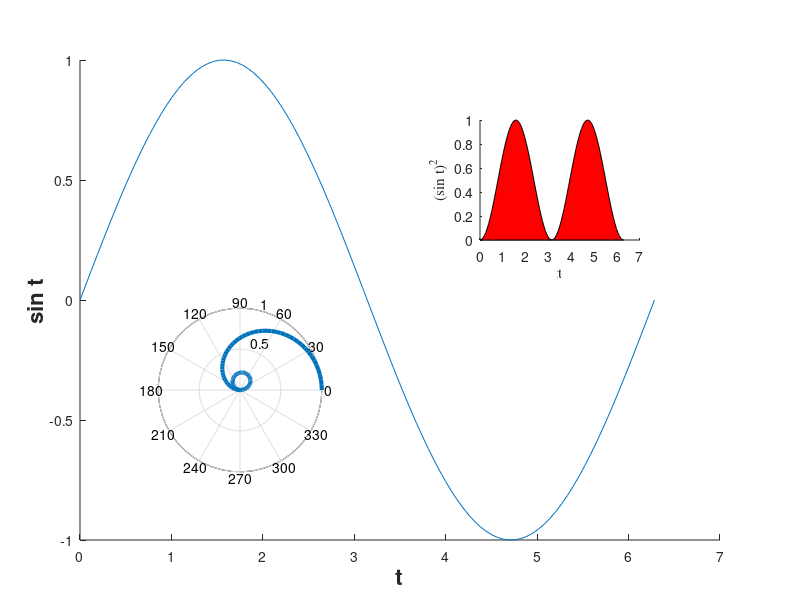

Recreate this plot in MATLAB.
% Example 1 : Placing insets

% the following script file shows hoe to create multiple 
% axes, size them, and place them so that they look like insets.

% INSETGRAPHICS: Example script for creating insets in plots
% -------------------------------------------------------------
%       Example of graphics placement with Handle Graphics
% ---------------------------------------------------------------

% clear the figure window
clf
% t(1) is set to a small number
t = linspace(0,2*pi) ; 
t(1) = eps ; 
y = sin(t) ;
% --------------

% place axes with width  .8 and
    %- height .8 at coordinates (.1,.1)
h1 = axes('position' , [0.1 0.1 .8 .8]) ;

% Turn the enclosing box off
plot(t,y) , xlabel('t') , ylabel('sin t')
% get the handle of 'xlabel' of the
set(h1, 'Box' , 'Off') ; 
%- current axes and assign to xh1
xh1 = get(gca,'xlabel') ;

set(xh1, 'fontsize' ,16,'fontweight','bold')
% change the attributes of 'xlabel'
% do the same with 'ylabel'
yh1 = get(gca,'ylabel') ;

set(yh1, 'fontsize' ,16,'fontweight','bold')

% place another axes on the same plot
% draw a filled polygon with red fill
h2 = axes('position' , [0.6 0.6 .2 .2]) ;
fill(t,y.^2,'r')
set(h2, 'Box' , 'Off') ;
xlabel('t') , ylabel('(sin t)^2')
set(get(h2,'xlabel'),'FontName','Times')
set(get(h2,'ylabel'),'FontName','Times')

% place yet another axes
h3 = axes('position' , [0.15 0.2 .3 .3]) ;
% make a polar plot
polar(t,y./t) ; 
% get the handle of all children
%- of the current axes
polarch = get(gca, 'children') ;
% set the line width of the first child
%- which is the line we plotted
set(polarch(1), 'linewidth' , 3)

%----------------------
